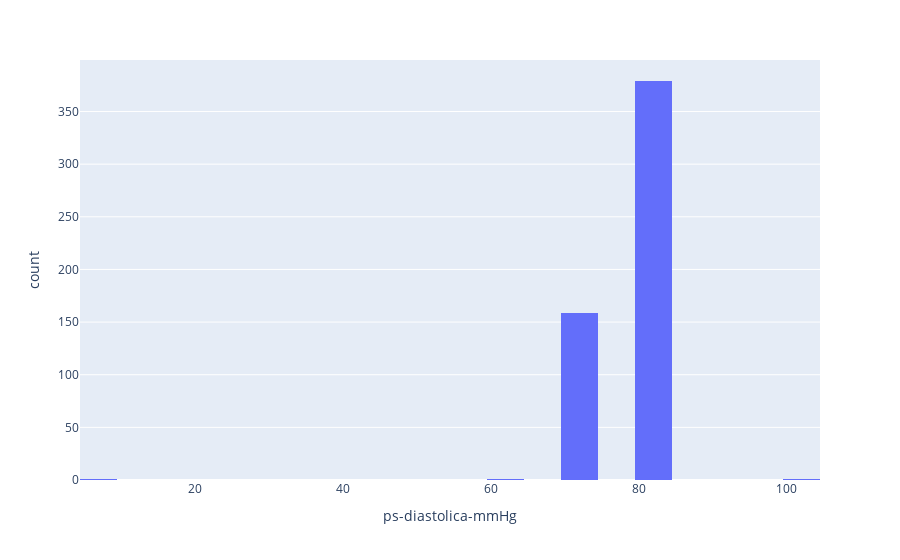

Notebook code for this chart:
### Markdown cell above
- **Análisis de outliers**

### Code cell
#Histograma de variable determinada para remover outliers
figura1 = px.histogram(df, x='ps-diastolica-mmHg', nbins=30)
figura1.show()

### Figure 1 — Plotly figure (JSON) as saved in the notebook; plotly's stock layout.template omitted (floating-point values rounded to 4 significant figures; data arrays with more than 128 entries replaced by an {"elided": "..."} marker saying what was removed)
{"data": [{"alignmentgroup": "True", "bingroup": "x", "hovertemplate": "ps-diastolica-mmHg=%{x}<br>count=%{y}<extra></extra>", "legendgroup": "", "marker": {"color": "#636efa", "pattern": {"shape": ""}}, "name": "", "nbinsx": 30, "offsetgroup": "", "orientation": "v", "showlegend": false, "type": "histogram", "x": {"elided": "541 int values"}, "xaxis": "x", "yaxis": "y"}], "layout": {"barmode": "relative", "legend": {"tracegroupgap": 0}, "margin": {"t": 60}, "xaxis": {"anchor": "y", "domain": [0, 1], "title": {"text": "ps-diastolica-mmHg"}}, "yaxis": {"anchor": "x", "domain": [0, 1], "title": {"text": "count"}}}}
